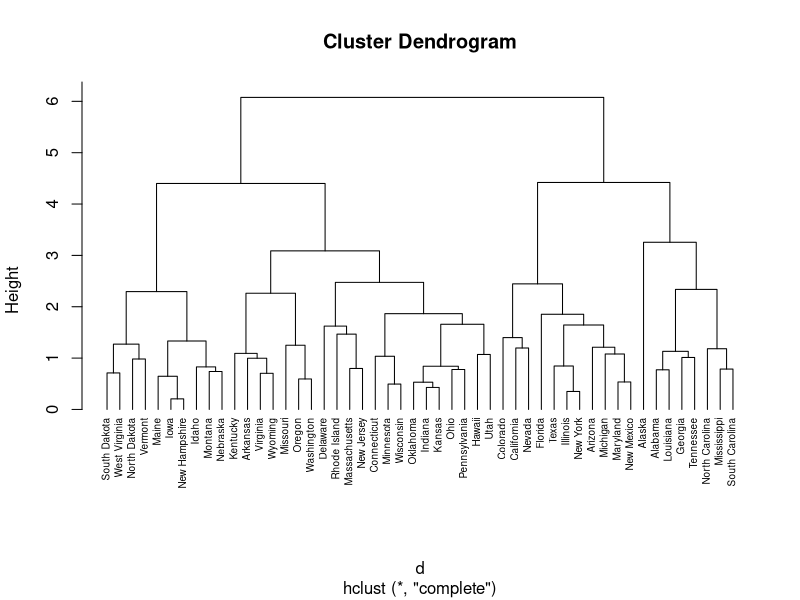
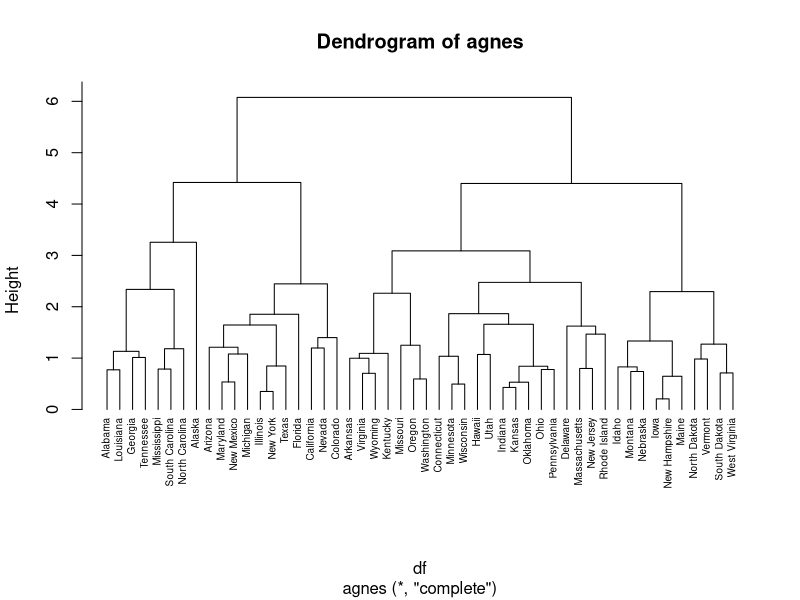
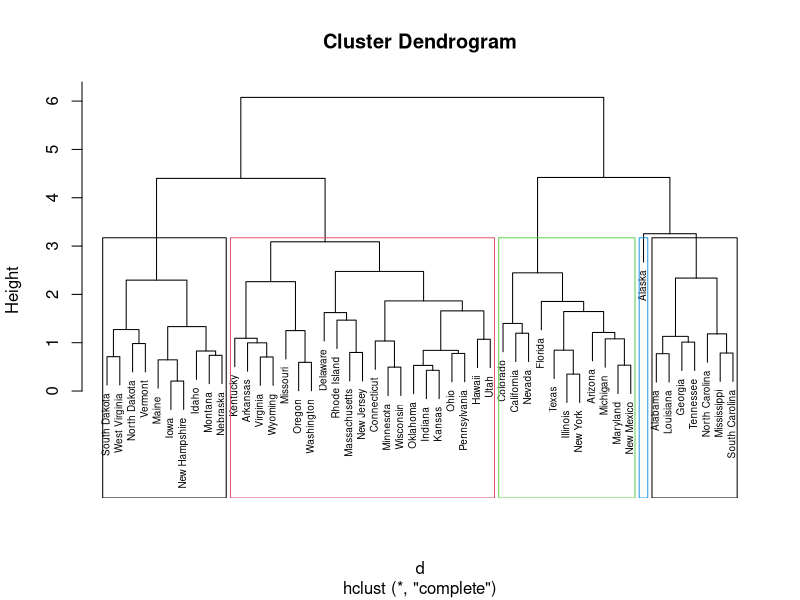

Write the R code that produced these figures, in order. (Note: this script raises an error after producing the figures.)
library(stats)
library(cluster)

df <- USArrests
df <- na.omit(df)
df <- scale(df)



# -------------------------------------------------------------------------


d <- dist(df, method = "euclidean")
hc1 <- hclust(d, method = "complete")
plot(hc1, cex = 0.6, hang = -1)



# -------------------------------------------------------------------------

hc_single <- agnes(df, method = "single")
hc_complete <- agnes(df, method = "complete")
hc_average <- agnes(df, method = "average")

print(hc_single$ac) # 0.6276128

print(hc_complete$ac) # 0.8531583 = best

print(hc_average$ac) # 0.7379371

pltree(hc_complete, cex = 0.6, hang = -1, main = "Dendrogram of agnes")


# -------------------------------------------------------------------------


# using hclust which is better for visualization
df <- USArrests
df <- scale(df)

d <- dist(df, method = "euclidean")
hc_complete <- hclust(d, method = "complete")
plot(hc_complete, cex = 0.6)
rect.hclust(hc_complete, k = 5, border = 1:4)


# ---------------NOTE THAT YOU CAN CHANGE OTHER ONES TO HCLUST WITH AS.HCLUST 
pltree(ag.ag)
ck3 <- cutree(ag.ag, k=3)
ch6 <- cutree(as.hclust(ag.ag), h=6)
stopifnot(identical(unname(ch6),ck3))



# trying diana ------------------------------------------------------------

hc_diana <- diana(df)
hc_diana$dc # 0.8514345
pltree(hc_diana, cex = 0.6, hang = -1, main = "Dendrogram of diana")





  
  